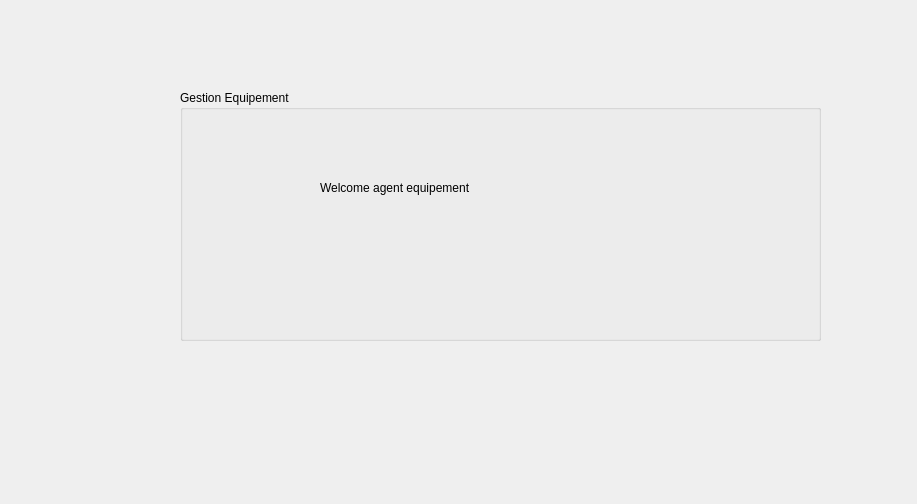
<?xml version="1.0" encoding="UTF-8"?>
<ui version="4.0">
 <class>equipement</class>
 <widget class="QDialog" name="equipement">
  <property name="geometry">
   <rect>
    <x>0</x>
    <y>0</y>
    <width>917</width>
    <height>504</height>
   </rect>
  </property>
  <property name="windowTitle">
   <string>Dialog</string>
  </property>
  <widget class="QGroupBox" name="groupBox">
   <property name="geometry">
    <rect>
     <x>180</x>
     <y>90</y>
     <width>641</width>
     <height>251</height>
    </rect>
   </property>
   <property name="title">
    <string>Gestion Equipement </string>
   </property>
   <widget class="QLabel" name="label">
    <property name="geometry">
     <rect>
      <x>140</x>
      <y>90</y>
      <width>421</width>
      <height>16</height>
     </rect>
    </property>
    <property name="text">
     <string>Welcome agent equipement </string>
    </property>
   </widget>
  </widget>
 </widget>
 <resources/>
 <connections/>
</ui>
